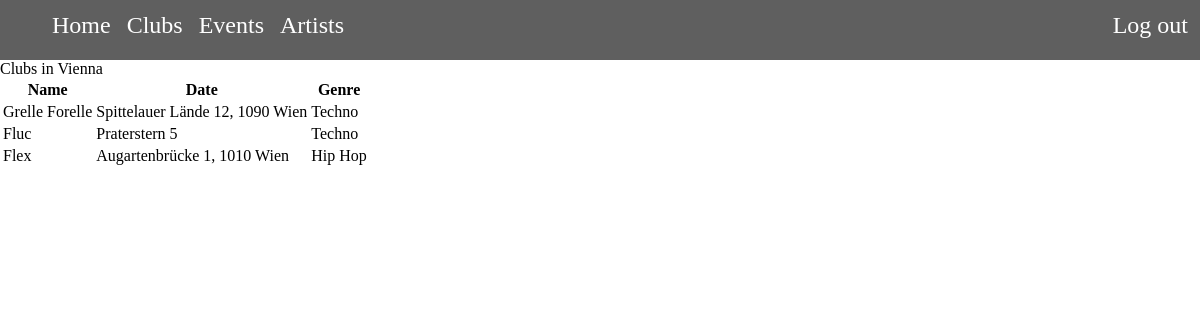
Screenshot of /clubs.php (signed in) with the database file from the repository.
### tables this page shows
CREATE TABLE `location` (
  `locationID` int(6) NOT NULL,
  `name` varchar(255) DEFAULT NULL,
  `adress` varchar(255) DEFAULT NULL,
  `genre` varchar(255) DEFAULT NULL,
  `telephone` int(20) DEFAULT NULL,
  `opening` varchar(255) DEFAULT NULL
);

### components/showclubs.php (the view)
<?php
$sql = "SELECT name, adress, genre FROM location";
$result = $connect->query($sql);
if ($result->num_rows > 0) {
  echo "
	<p class='connecthead'>Clubs in Vienna</p>
	  <table class='allclubs'>
	  <thead>
	    <tr>
	      <th>Name</th>
	      <th>Date</th>
	      <th>Genre</th>
	    </tr>
	  </thead>";
while($row = $result->fetch_assoc()) {
	echo
		'<tr>
			<td class="tablename">' .$row["name"]. '</td>
			<td class="tabledate">' .$row["adress"]. '</td>
			<td class="tablegenre">' .$row["genre"]. '</td>
						</td>
	    </tr>';
  }
echo '</table>';
}
?>

### css/stylesheet.css (style rules this page uses)
* { margin: 0; }

### clubs.php (style rules this page uses)
html, body { height: 100%; margin: 0; padding: 0; }

### rows the page displays
location: name "Grelle Forelle", adress "Spittelauer Lände 12, 1090 Wien", genre "Techno"
location: name "Fluc", adress "Praterstern 5", genre "Techno"
location: name "Flex", adress "Augartenbrücke 1, 1010 Wien", genre "Hip Hop"
